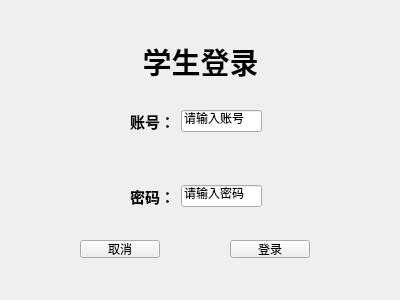
<?xml version="1.0" encoding="UTF-8"?>
<ui version="4.0">
 <class>StuLoad</class>
 <widget class="QWidget" name="StuLoad">
  <property name="geometry">
   <rect>
    <x>0</x>
    <y>0</y>
    <width>400</width>
    <height>300</height>
   </rect>
  </property>
  <property name="windowTitle">
   <string>Form</string>
  </property>
  <widget class="QLabel" name="label">
   <property name="geometry">
    <rect>
     <x>140</x>
     <y>40</y>
     <width>121</width>
     <height>41</height>
    </rect>
   </property>
   <property name="text">
    <string>&lt;html&gt;&lt;head/&gt;&lt;body&gt;&lt;p align=&quot;center&quot;&gt;&lt;span style=&quot; font-size:22pt; font-weight:700;&quot;&gt;学生登录&lt;/span&gt;&lt;/p&gt;&lt;/body&gt;&lt;/html&gt;</string>
   </property>
  </widget>
  <widget class="QPushButton" name="Cancel">
   <property name="geometry">
    <rect>
     <x>80</x>
     <y>240</y>
     <width>80</width>
     <height>18</height>
    </rect>
   </property>
   <property name="text">
    <string>取消</string>
   </property>
  </widget>
  <widget class="QPushButton" name="Load">
   <property name="geometry">
    <rect>
     <x>230</x>
     <y>240</y>
     <width>80</width>
     <height>18</height>
    </rect>
   </property>
   <property name="text">
    <string>登录</string>
   </property>
  </widget>
  <widget class="QWidget" name="layoutWidget">
   <property name="geometry">
    <rect>
     <x>130</x>
     <y>110</y>
     <width>132</width>
     <height>98</height>
    </rect>
   </property>
   <layout class="QVBoxLayout" name="verticalLayout">
    <item>
     <layout class="QHBoxLayout" name="horizontalLayout">
      <item>
       <widget class="QLabel" name="label_2">
        <property name="text">
         <string>&lt;html&gt;&lt;head/&gt;&lt;body&gt;&lt;p&gt;&lt;span style=&quot; font-size:11pt; font-weight:700;&quot;&gt;账号：&lt;/span&gt;&lt;/p&gt;&lt;/body&gt;&lt;/html&gt;</string>
        </property>
       </widget>
      </item>
      <item>
       <widget class="QLineEdit" name="lineEdit">
        <property name="text">
         <string>请输入账号</string>
        </property>
       </widget>
      </item>
     </layout>
    </item>
    <item>
     <spacer name="verticalSpacer">
      <property name="orientation">
       <enum>Qt::Orientation::Vertical</enum>
      </property>
      <property name="sizeHint" stdset="0">
       <size>
        <width>20</width>
        <height>40</height>
       </size>
      </property>
     </spacer>
    </item>
    <item>
     <layout class="QHBoxLayout" name="horizontalLayout_2">
      <item>
       <widget class="QLabel" name="label_3">
        <property name="text">
         <string>&lt;html&gt;&lt;head/&gt;&lt;body&gt;&lt;p&gt;&lt;span style=&quot; font-size:11pt; font-weight:700;&quot;&gt;密码：&lt;/span&gt;&lt;/p&gt;&lt;/body&gt;&lt;/html&gt;</string>
        </property>
       </widget>
      </item>
      <item>
       <widget class="QLineEdit" name="lineEdit_2">
        <property name="text">
         <string>请输入密码</string>
        </property>
       </widget>
      </item>
     </layout>
    </item>
   </layout>
  </widget>
 </widget>
 <resources/>
 <connections/>
</ui>
